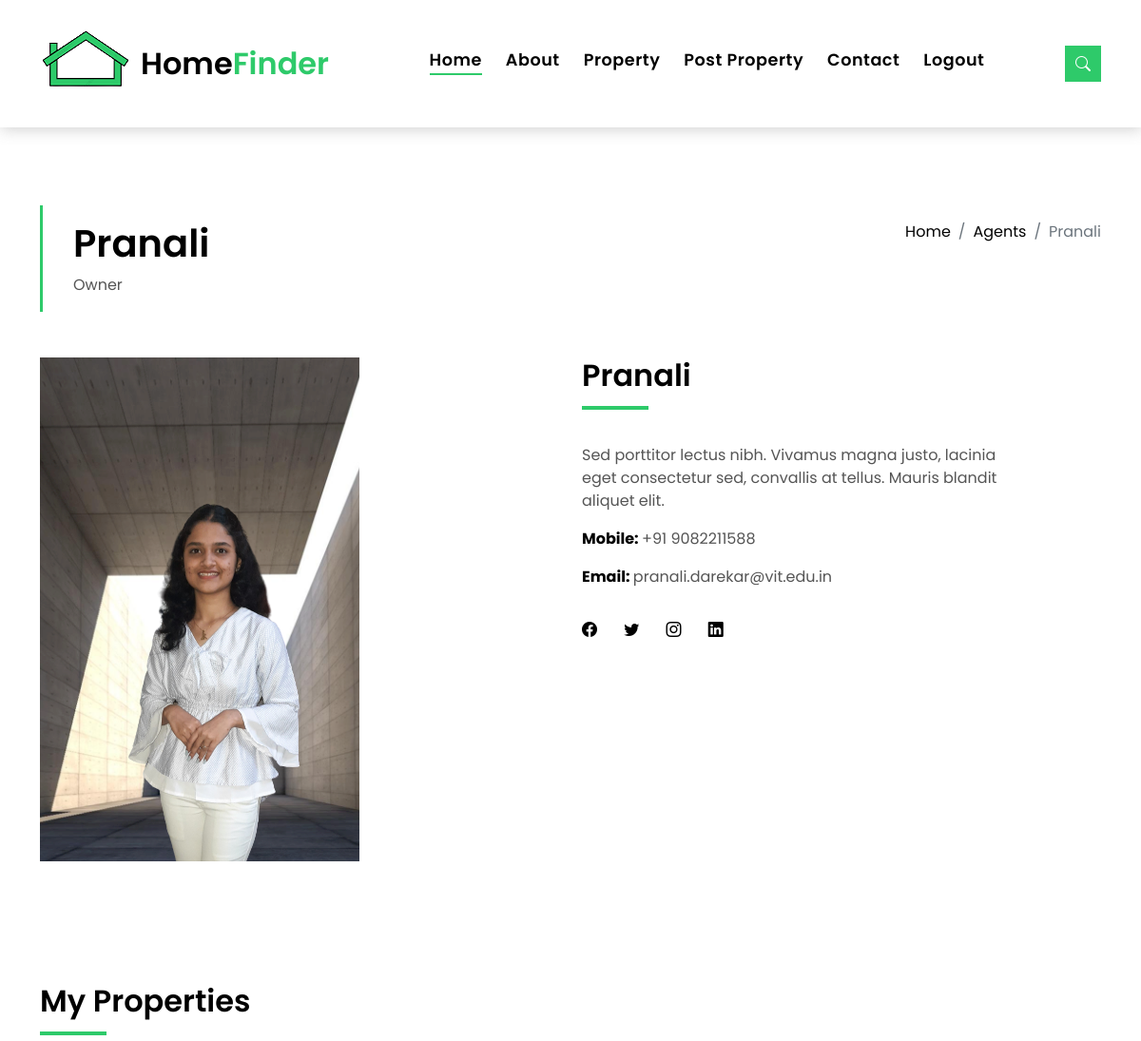
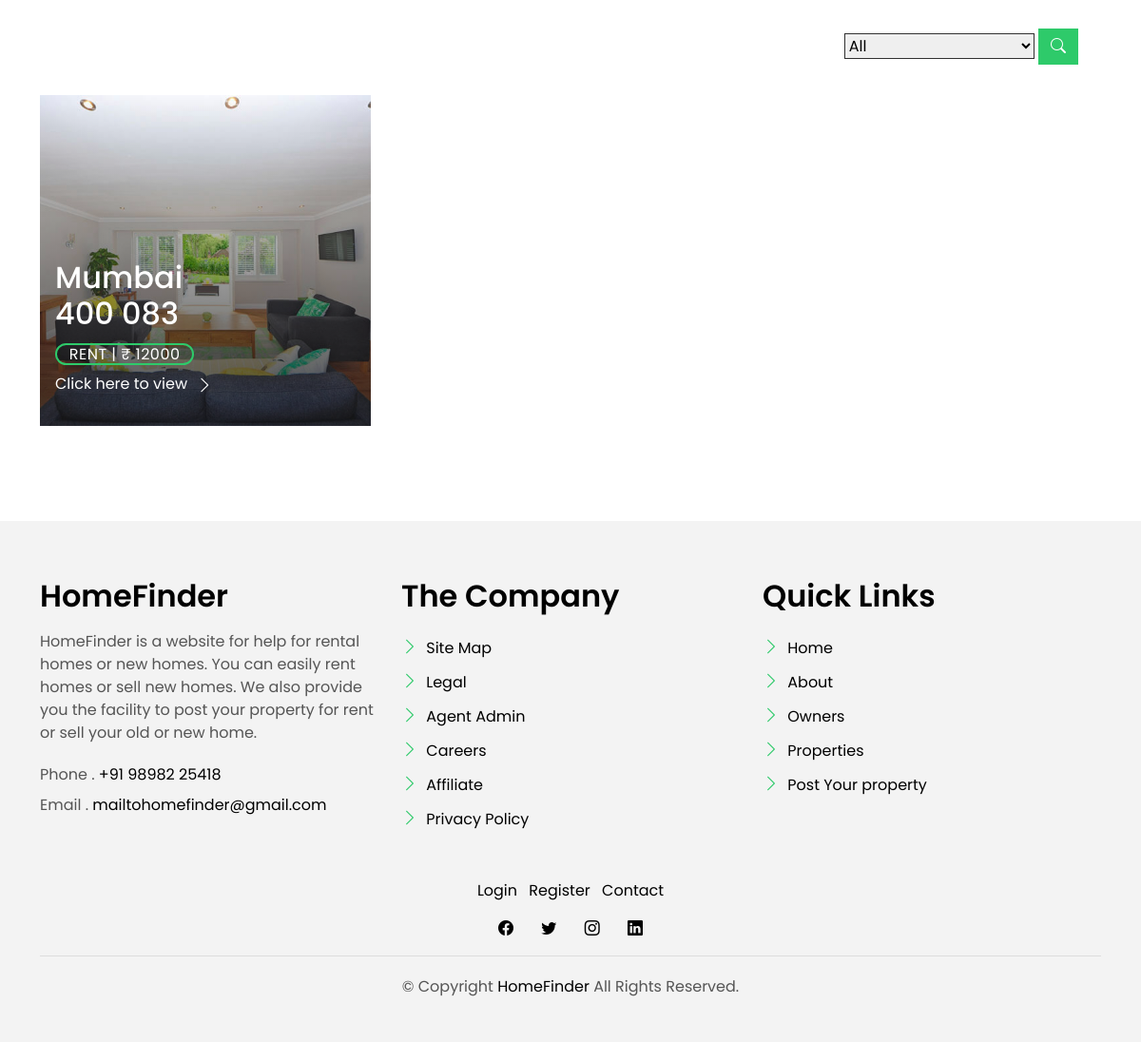
Screenshot of /agent_single/12/ (signed in) with the database file from the repository (2 pictures, top to bottom).
### HomeFinderApp/models.py (models this page shows)
class Post(models.Model):
    user = models.ForeignKey(User, on_delete=models.CASCADE, null=True, blank=True)
    property_id = models.CharField(max_length=15, null=True)
    location = models.CharField(max_length=100, null=True)
    add1 = models.CharField(max_length=100, null=True)
    pincode = models.CharField(max_length=100, null=True)
    property_type = models.CharField(max_length=100, null=True)
    status = models.CharField(max_length=100, null=True)
    area = models.CharField(max_length=100, null=True)
    price = models.CharField(max_length=100, null=True)
    beds = models.CharField(max_length=100, null=True)
    parking = models.CharField(max_length=100, null=True)
    property_des = models.CharField(max_length=255, null=True)
    imagefile = models.FileField(upload_to="Images", null=True, blank=True)
    videofile = models.FileField(upload_to="Videos", null=True, blank=True)
    name = models.CharField(max_length=100, null=True)
    mobile_no = models.CharField(max_length=10, null=True)
    email = models.EmailField(max_length=100, null=True)
    owner_des = models.CharField(max_length=255, null=True)
    owner_imagefile = models.FileField(upload_to="ProfileImages", null=True, blank=True)
    balcony = models.CharField(max_length=5, null=True, blank=True)
    security = models.CharField(max_length=5, null=True, blank=True)
    tv = models.CharField(max_length=5, null=True, blank=True)
    refrigerator = models.CharField(max_length=5, null=True, blank=True)
    modular_kitchen = models.CharField(max_length=5, null=True, blank=True)
    parking_area = models.CharField(max_length=5, null=True, blank=True)
    power_backup = models.CharField(max_length=5, null=True, blank=True)
    ac = models.CharField(max_length=5, null=True, blank=True)
    fit = models.CharField(max_length=5, null=True, blank=True)
    kids_area = models.CharField(max_length=5, null=True, blank=True)
    water = models.CharField(max_length=5, null=True, blank=True)
    bike = models.CharField(max_length=5, null=True, blank=True)
    class Meta:
        db_table = "Post"

### HomeFinderApp/views.py (the view, shortened to what this page needs)
# urls.py: path('agent_single/<int:pk>/', views.agent_single, name='agent_single'),
def agent_single(request, pk):
    if request.user.is_authenticated:
        if request.method == 'GET':
            form = SearchForm()
        post = Post.objects.get(id=pk)
        user = post.user_id
        property = Post.objects.get(user_id=user)
        context = {'post': post, 'property': property}
        return render(request, 'agent_single.html', context)
    else:
        messages.info(request, 'Login to view more Details....')
        return render(request, 'signin.html')

### HomeFinderApp/templates/agent_single.html (shortened to what this page needs)
{% extends 'base.html' %}
{% block content %}
{% load static %}
<main id="main">
    <form action="{% url 'agent_single' post.id%} " method="POST">
        <section class="intro-single">
            <div class="container">
                <div class="row">
                    <div class="col-md-12 col-lg-8">
                        <div class="title-single-box">
                            <h1 class="title-single">{{post.name}}</h1>
                            <span class="color-text-a">Owner</span>
                        </div>
                    </div>
                    <div class="col-md-12 col-lg-4">
                        <nav aria-label="breadcrumb" class="breadcrumb-box d-flex justify-content-lg-end">
                            <ol class="breadcrumb">
                                <li class="breadcrumb-item">
                                    <a href="#">Home</a>
                                </li>
                                <li class="breadcrumb-item">
                                    <a href="#">Agents</a>
                                </li>
                                <li aria-current="page" class="breadcrumb-item active">{{post.name}}</li>
                            </ol>
                        </nav>
                    </div>
                </div>
            </div>
        </section>
        <section class="agent-single">
            <div class="container">
                <div class="row">
                    <div class="col-sm-12">
                        <div class="row">
                            <div class="col-md-6">
                                <div class="agent-avatar-box">
                                    <img alt="" class="agent-avatar img-fluid" src="{{post.owner_imagefile.url}}">
                                </div>
                            </div>
                            <div class="col-md-5 section-md-t3">
                                <div class="agent-info-box">
                                    <div class="agent-title">
                                        <div class="title-box-d">
                                            <h3 class="title-d">{{post.name}}</h3>
                                        </div>
                                    </div>
                                    <div class="agent-content mb-3">
                                        <p class="content-d color-text-a">{{post.owner_des}}</p>
                                        <div class="info-agents color-a">
                                            <p>
                                                <strong>Mobile: </strong>
                                                <span class="color-text-a">+91 {{post.mobile_no}}</span>
                                            </p>
                                            <p>
                                                <strong>Email: </strong>
                                                <span class="color-text-a">{{post.email}}</span>
                                            </p>
                                        </div>
                                    </div>
                                    <div class="socials-footer">
                                        <ul class="list-inline">
                                            <li class="list-inline-item">
                                                <a class="link-one" href="#">
                                                    <i aria-hidden="true" class="bi bi-facebook"></i>
                                                </a>
                                            </li>
                                            <li class="list-inline-item">
                                                <a class="link-one" href="#">
                                                    <i aria-hidden="true" class="bi bi-twitter"></i>
                                                </a>
                                            </li>
                                            <li class="list-inline-item">
                                                <a class="link-one" href="#">
                                                    <i aria-hidden="true" class="bi bi-instagram"></i>
                                                </a>
                                            </li>
                                            <li class="list-inline-item">
                                                <a class="link-one" href="#">
                                                    <i aria-hidden="true" class="bi bi-linkedin"></i>
                                                </a>
                                            </li>
                                        </ul>
                                    </div>
                                </div>
                            </div>
                        </div>
                    </div>
                    <div class="col-md-12 section-t8">
                        <div class="title-box-d">
                            <h3 class="title-d">My Properties</h3>
                        </div>
                    </div>
                    <div class="row property-grid grid">
                        <div class="col-sm-12">
                            <div class="grid-option">
                                <select class="custom-select" id="filter_status_by" name="filter_status_by">
                                    <option selected>All</option>
                                </select>
                                <button class="btn btn-b-n " type="submit"><i class="bi bi-search"></i></button>
                            </div>
                        </div>
                        <div class="col-md-4">
                            <div class="card-box-a card-shadow">
                                <div class="img-box-a">
                                    <img alt="" class="img-a img-fluid" src="{{property.imagefile.url}}">
                                </div>
                                <div class="card-overlay">
                                    <div class="card-overlay-a-content">
                                        <div class="card-header-a">
                                            <h2 class="card-title-a">
                                                <a>{{property.location}}
                                                    <br/>{{post.pincode}}</a>
                                            </h2>
                                        </div>
                                        <div class="card-body-a">
                                            <div class="price-box d-flex">
                                                <span class="price-a">{{post.status}} | ₹ {{post.price}}</span>
                                            </div>
                                            <a class="link-a" href="{% url 'property_single' property.id%}">Click here
                                                to view
                                                <span class="bi bi-chevron-right"></span>
                                            </a>
                                        </div>
                                    </div>
                                </div>
                            </div>
                        </div>
                    </div>
                </div>
            </div>
        </section>
    </form>
</main>
{% endblock %}

### static/css/style.css (style rules this page uses)
body { font-family: "Poppins", sans-serif; color: #555555; }
h1, h2, h3, h4, h5, h6 { color: #000000; }
a { color: #000000; text-decoration: none; transition: all 0.5s ease; }
.link-one { color: #000000; transition: all 0.5s ease; }
.link-a { text-decoration: none; color: #ffffff; text-decoration: none; }
@media (min-width: 768px) { .link-a { font-size: 0.9rem; } }
@media (min-width: 992px) { .link-a { font-size: 1rem; } }
.link-a span { font-size: 18px; vertical-align: middle; margin-left: 5px; }
@media (min-width: 768px) { .link-a span { font-size: 1.5rem; } }
@media (min-width: 992px) { .link-a span { font-size: 18px; } }
.color-a { text-decoration: none; color: #000000; }
.color-text-a { text-decoration: none; color: #555555; }
.section-t8 { padding-top: 8rem; }
.title-box-d { padding-bottom: 1.8rem; margin-bottom: 1rem; position: relative; }
.title-box-d .title-d { font-weight: 600; font-size: 2rem; }
.title-box-d .title-d:after { content: ""; position: absolute; width: 70px; height: 4px; background-color: #2eca6a; bottom: 20px; left: 0; }
.btn { transition: 0.5s ease; }
.btn.btn-b-n { background-color: #2eca6a; color: #ffffff; border-radius: 0; }
.intro-single { padding: 12rem 0 3rem; }
.intro-single .title-single-box { padding: 1rem 0 1rem 2rem; }
.intro-single .title-single-box { border-left: 3px solid #2eca6a; }
.intro-single .title-single-box .title-single { font-weight: 600; font-size: 2.2rem; }
@media (min-width: 768px) { .intro-single .title-single-box .title-single { font-size: 2.1rem; } }
@media (min-width: 992px) { .intro-single .title-single-box .title-single { font-size: 2.5rem; } }
.intro-single .breadcrumb-box { padding: 1rem 0 0 0.5rem; }
.intro-single .breadcrumb { background-color: transparent; padding-right: 0; padding-left: 0; }
.card-box-a span, .card-box-b span, .card-box-c span, .card-box-d span { line-height: 0; }
@media (min-width: 768px) { .grid .card-box-a, .grid .card-box-b, .grid .card-box-c, .grid .card-box-d { margin-bottom: 2.5rem; } }
.card-box-a, .card-box-b, .card-box-d { position: relative; overflow: hidden; -webkit-backface-visibility: hidden; backface-visibility: hidden; }
.card-box-a .img-a, .card-box-a .img-b, .card-box-b .img-a, .card-box-b .img-b { transition: 0.8s all ease-in-out; }
@media (min-width: 768px) { .card-box-a .price-a, .card-box-b .price-a { font-size: 0.9rem; } }
@media (min-width: 992px) { .card-box-a .price-a, .card-box-b .price-a { font-size: 1rem; } }
.card-overlay { position: absolute; width: 100%; height: 100%; top: 0; left: 0; }
.card-shadow { -webkit-backface-visibility: hidden; backface-visibility: hidden; }
.card-shadow:before { content: " "; position: absolute; top: 0; left: 0; width: 100%; height: 100%; z-index: 1; background: linear-gradient(to bottom, rgba(0, 0, 0, 0) 0%, rgba(0, 0, 0, 0.2) 27%, rgba(0, 0, 0, 0.65) 90%); }
.card-overlay-a-content { transition: all 0.5s ease-in; position: absolute; width: 100%; bottom: 0px; z-index: 2; }
@media (min-width: 768px) { .card-overlay-a-content { bottom: -20px; } }
@media (min-width: 992px) { .card-overlay-a-content { bottom: 0px; } }
.card-header-a { padding: 0 1rem; }
.card-header-a .card-title-a { color: #ffffff; margin-bottom: 0; padding-bottom: 0.7rem; }
@media (min-width: 768px) { .card-header-a .card-title-a { font-size: 1.3rem; } }
@media (min-width: 992px) { .card-header-a .card-title-a { font-size: 2rem; } }
.card-header-a .card-title-a a { color: #ffffff; text-decoration: none; }
.card-body-a { z-index: 2; transition: all 0.5s ease-in; padding: 0rem 1rem 2rem 1rem; }
.card-body-a .price-box { padding-bottom: 0.5rem; }
.price-a { color: #ffffff; padding: 0.6rem 0.8rem; border: 2px solid #2eca6a; border-radius: 50px; text-transform: uppercase; letter-spacing: 0.03em; }
.property-grid .grid-option { text-align: right; margin-bottom: 2rem; }
.property-grid .grid-option .custom-select { border-radius: 0; width: 200px; border-color: #313131; }
.property-grid .grid-option .custom-select option { border-color: #313131; }
.agent-info-box .socials-footer { margin-top: 2rem; }
.agent-info-box .socials-footer li { margin-right: 1.5rem; }

### rows the page displays
Post: name "Pranali", owner_imagefile (picture), owner_des "Sed porttitor lectus nibh. Vivamus magna justo, lacinia eget consectetur sed, convallis at tellus. Mauris blandit aliquet elit.", mobile_no "9082211588", email "pranali.darekar@vit.edu.in", imagefile (picture), location "Mumbai", pincode "400 083", status "RENT", price "12000"
